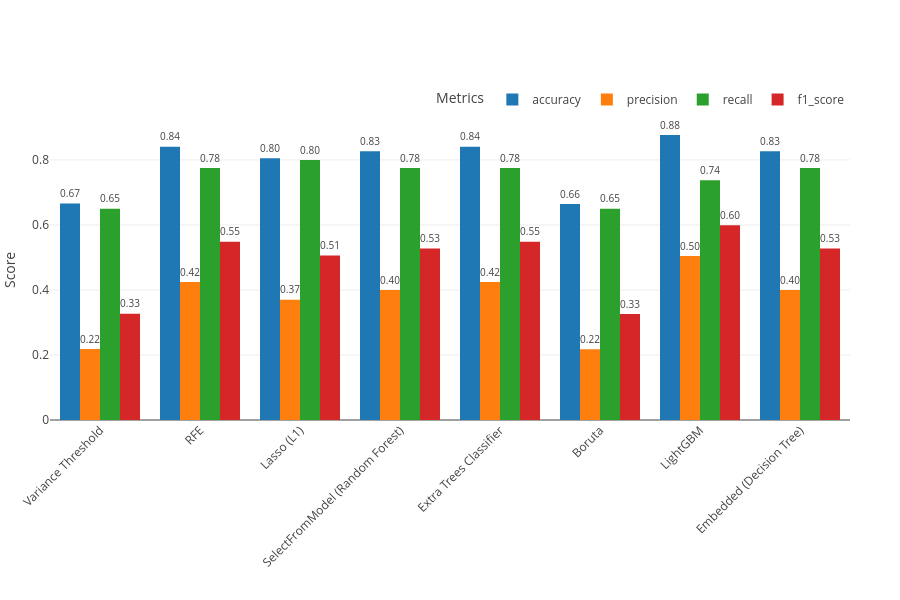

The cell this chart's notebook holds for it:
### Code cell
import plotly.express as px
import pandas as pd

# (Assuming results_df has been created earlier)
# results_df = pd.DataFrame(results).T
# results_df = results_df.reset_index().rename(columns={'index': 'Feature Selection Method'})

metrics = ['accuracy', 'precision', 'recall', 'f1_score']

# Transform the DataFrame into a long format suitable for Plotly bar charts
results_melted = results_df.melt(
    id_vars=['Feature Selection Method'],
    value_vars=metrics,
    var_name='Metric',
    value_name='Score'
)

# Create a grouped bar chart
fig = px.bar(
    results_melted,
    x='Feature Selection Method',
    y='Score',
    color='Metric',
    barmode='group',
    text='Score',
    title='',
    labels={'Score': 'Performance Metric', 'Feature Selection Method': 'Method'},
    height=600
)

# Display the score values on top of each bar
fig.update_traces(texttemplate='%{text:.2f}', textposition='outside')

# Apply layout adjustments to prevent labels and legend from being cut off
fig.update_layout(
    legend_title="Metrics",
    xaxis_title="",
    yaxis_title="Score",
    margin=dict(l=50, r=50, t=120, b=180),   # Increased top margin to accommodate the legend
    xaxis=dict(
        tickangle=-45,                      # Rotate labels for better readability
        automargin=True                     # This is valid for xaxis
    ),
    legend=dict(
        orientation='h',                    # Horizontal legend
        yanchor='bottom',
        y=1.02,                             # Position slightly above the chart
        xanchor='right',
        x=1
        # Removed automargin=True (not supported for legend)
    )
)

# Display and save the figure with high resolution
fig.show()
fig.write_image("Images/Comparison of Feature Selection Methods.png", scale=6)

### Figure 1 — Plotly figure (JSON) as saved in the notebook; plotly's stock layout.template omitted (floating-point values rounded to 4 significant figures)
{"data": [{"alignmentgroup": "True", "hovertemplate": "Metric=accuracy<br>Method=%{x}<br>Performance Metric=%{text}<extra></extra>", "legendgroup": "accuracy", "marker": {"color": "#1F77B4", "pattern": {"shape": ""}}, "name": "accuracy", "offsetgroup": "accuracy", "orientation": "v", "showlegend": true, "text": [0.6661, 0.8409, 0.805, 0.8268, 0.8409, 0.6646, 0.8768, 0.8268], "textposition": "outside", "texttemplate": "%{text:.2f}", "type": "bar", "x": ["Variance Threshold", "RFE", "Lasso (L1)", "SelectFromModel (Random Forest)", "Extra Trees Classifier", "Boruta", "LightGBM", "Embedded (Decision Tree)"], "xaxis": "x", "y": [0.6661, 0.8409, 0.805, 0.8268, 0.8409, 0.6646, 0.8768, 0.8268], "yaxis": "y"}, {"alignmentgroup": "True", "hovertemplate": "Metric=precision<br>Method=%{x}<br>Performance Metric=%{text}<extra></extra>", "legendgroup": "precision", "marker": {"color": "#FF7F0E", "pattern": {"shape": ""}}, "name": "precision", "offsetgroup": "precision", "orientation": "v", "showlegend": true, "text": [0.2185, 0.4247, 0.3699, 0.4, 0.4247, 0.2176, 0.5043, 0.4], "textposition": "outside", "texttemplate": "%{text:.2f}", "type": "bar", "x": ["Variance Threshold", "RFE", "Lasso (L1)", "SelectFromModel (Random Forest)", "Extra Trees Classifier", "Boruta", "LightGBM", "Embedded (Decision Tree)"], "xaxis": "x", "y": [0.2185, 0.4247, 0.3699, 0.4, 0.4247, 0.2176, 0.5043, 0.4], "yaxis": "y"}, {"alignmentgroup": "True", "hovertemplate": "Metric=recall<br>Method=%{x}<br>Performance Metric=%{text}<extra></extra>", "legendgroup": "recall", "marker": {"color": "#2CA02C", "pattern": {"shape": ""}}, "name": "recall", "offsetgroup": "recall", "orientation": "v", "showlegend": true, "text": [0.65, 0.775, 0.8, 0.775, 0.775, 0.65, 0.7375, 0.775], "textposition": "outside", "texttemplate": "%{text:.2f}", "type": "bar", "x": ["Variance Threshold", "RFE", "Lasso (L1)", "SelectFromModel (Random Forest)", "Extra Trees Classifier", "Boruta", "LightGBM", "Embedded (Decision Tree)"], "xaxis": "x", "y": [0.65, 0.775, 0.8, 0.775, 0.775, 0.65, 0.7375, 0.775], "yaxis": "y"}, {"alignmentgroup": "True", "hovertemplate": "Metric=f1_score<br>Method=%{x}<br>Performance Metric=%{text}<extra></extra>", "legendgroup": "f1_score", "marker": {"color": "#D62728", "pattern": {"shape": ""}}, "name": "f1_score", "offsetgroup": "f1_score", "orientation": "v", "showlegend": true, "text": [0.327, 0.5487, 0.5059, 0.5277, 0.5487, 0.326, 0.599, 0.5277], "textposition": "outside", "texttemplate": "%{text:.2f}", "type": "bar", "x": ["Variance Threshold", "RFE", "Lasso (L1)", "SelectFromModel (Random Forest)", "Extra Trees Classifier", "Boruta", "LightGBM", "Embedded (Decision Tree)"], "xaxis": "x", "y": [0.327, 0.5487, 0.5059, 0.5277, 0.5487, 0.326, 0.599, 0.5277], "yaxis": "y"}], "layout": {"barmode": "group", "height": 600, "legend": {"orientation": "h", "title": {"text": "Metrics"}, "tracegroupgap": 0, "x": 1, "xanchor": "right", "y": 1.02, "yanchor": "bottom"}, "margin": {"b": 180, "l": 50, "r": 50, "t": 120}, "xaxis": {"anchor": "y", "automargin": true, "domain": [0, 1], "tickangle": -45, "title": {"text": ""}}, "yaxis": {"anchor": "x", "domain": [0, 1], "title": {"text": "Score"}}}}
